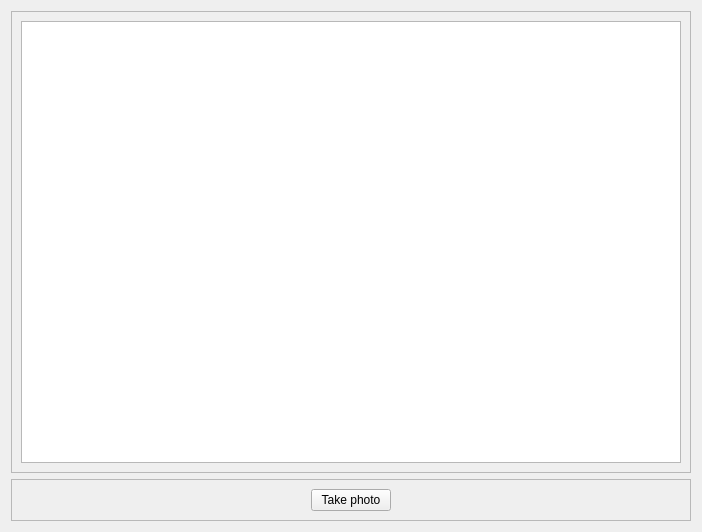
<?xml version="1.0" encoding="UTF-8"?>
<ui version="4.0">
 <class>view_camera</class>
 <widget class="QWidget" name="view_camera">
  <property name="geometry">
   <rect>
    <x>0</x>
    <y>0</y>
    <width>702</width>
    <height>532</height>
   </rect>
  </property>
  <property name="windowTitle">
   <string>Form</string>
  </property>
  <layout class="QVBoxLayout" name="verticalLayout">
   <item>
    <widget class="QFrame" name="frame">
     <property name="frameShape">
      <enum>QFrame::StyledPanel</enum>
     </property>
     <property name="frameShadow">
      <enum>QFrame::Raised</enum>
     </property>
     <layout class="QVBoxLayout" name="verticalLayout_3">
      <item>
       <widget class="QGraphicsView" name="graphics_view"/>
      </item>
     </layout>
    </widget>
   </item>
   <item>
    <widget class="QFrame" name="frame_2">
     <property name="frameShape">
      <enum>QFrame::StyledPanel</enum>
     </property>
     <property name="frameShadow">
      <enum>QFrame::Raised</enum>
     </property>
     <layout class="QHBoxLayout" name="horizontalLayout">
      <item>
       <widget class="QPushButton" name="make_photo">
        <property name="maximumSize">
         <size>
          <width>80</width>
          <height>16777215</height>
         </size>
        </property>
        <property name="text">
         <string>Take photo</string>
        </property>
       </widget>
      </item>
     </layout>
    </widget>
   </item>
  </layout>
 </widget>
 <resources/>
 <connections/>
</ui>
